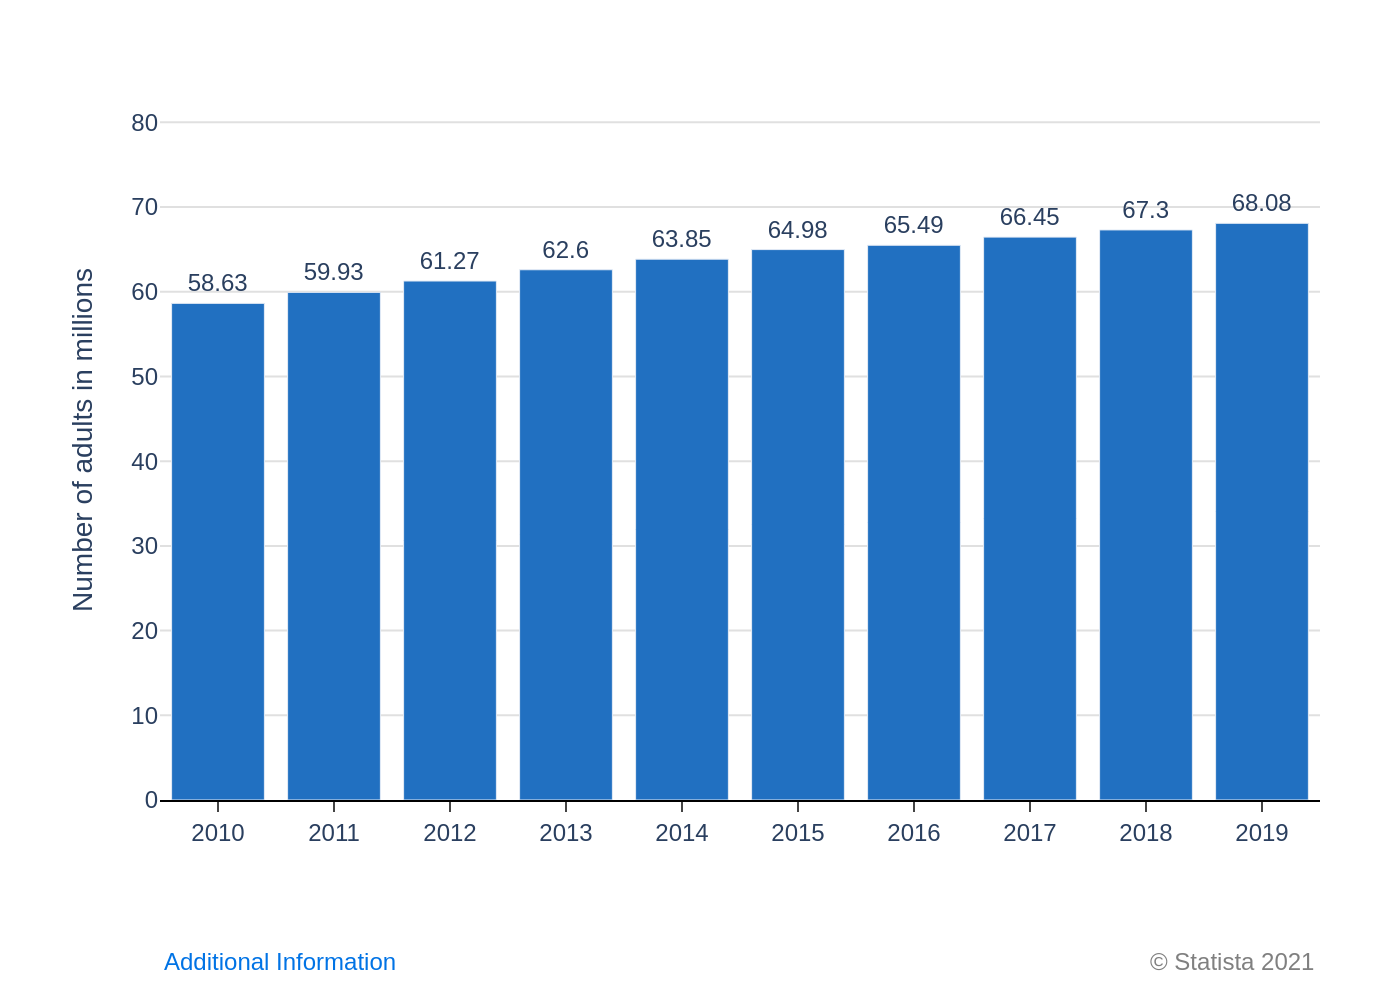

Python code for this plot:
import sys
import json
import pathlib
import plotly.graph_objects as go

# Ensure a JSON file path is provided as a command-line argument
if len(sys.argv) != 2:
    print("Usage: python generate_chart.py <json_file_path>")
    sys.exit(1)

json_path = sys.argv[1]

# Read the JSON data file
try:
    with open(json_path, 'r', encoding='utf-8') as f:
        chart_data = json.load(f)
except FileNotFoundError:
    print(f"Error: JSON file not found at '{json_path}'")
    sys.exit(1)
except json.JSONDecodeError:
    print(f"Error: Could not decode JSON from '{json_path}'")
    sys.exit(1)

# Extract data and texts from the JSON structure
data = chart_data.get('chart_data', [])
texts = chart_data.get('texts', {})
colors = chart_data.get('colors', [])

# Prepare data for Plotly
categories = [item['category'] for item in data]
values = [item['value'] for item in data]

# Create the figure
fig = go.Figure()

# Add the bar trace
fig.add_trace(go.Bar(
    x=categories,
    y=values,
    marker_color=colors[0] if colors else None,
    text=values,
    textposition='outside',
    texttemplate='%{text}',
    cliponaxis=False # Allows text to render outside the plot area if needed
))

# Update layout for a clean and accurate representation
fig.update_layout(
    font_family="Arial",
    plot_bgcolor='white',
    title=texts.get('title'),
    xaxis=dict(
        title_text=texts.get('x_axis_title'),
        showgrid=False,
        linecolor='black',
        ticks='outside'
    ),
    yaxis=dict(
        title_text=texts.get('y_axis_title'),
        showgrid=True,
        gridcolor='#e0e0e0',
        range=[0, 85],
        tick0=0,
        dtick=10
    ),
    showlegend=False,
    margin=dict(l=80, r=40, t=40, b=100),
    annotations=[
        dict(
            text=texts.get('note'),
            showarrow=False,
            xref='paper',
            yref='paper',
            x=0,
            y=-0.2,
            xanchor='left',
            yanchor='top',
            font=dict(size=12, color='#0073e5')
        ),
        dict(
            text=texts.get('source'),
            showarrow=False,
            xref='paper',
            yref='paper',
            x=1,
            y=-0.2,
            xanchor='right',
            yanchor='top',
            font=dict(size=12, color='grey')
        )
    ]
)

# Determine output filename from the input JSON path
base_filename = pathlib.Path(json_path).stem
output_filename = f"{base_filename}.png"

# Save the figure to a PNG file
fig.write_image(output_filename, scale=2)

print(f"Chart saved as {output_filename}")
